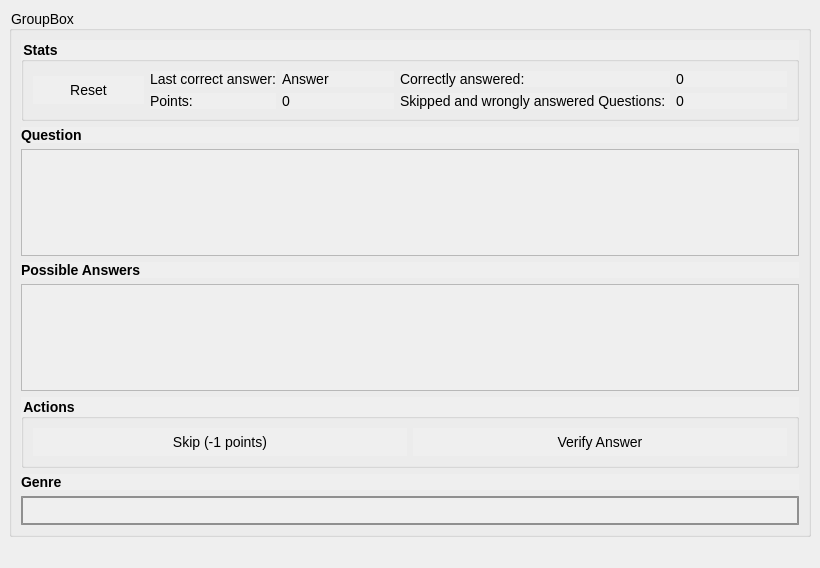
<?xml version="1.0" encoding="UTF-8"?>
<ui version="4.0">
 <class>MainWindow</class>
 <widget class="QMainWindow" name="MainWindow">
  <property name="geometry">
   <rect>
    <x>0</x>
    <y>0</y>
    <width>820</width>
    <height>568</height>
   </rect>
  </property>
  <property name="windowTitle">
   <string>Glumboi's Trivia</string>
  </property>
  <property name="styleSheet">
   <string notr="true">/*===========================================================================
 * Colors
 *===========================================================================*/

/*===========================================================================
 * QWidget
 *===========================================================================*/
QWidget 
{
    background: palette(window);
    font-family: &quot;Segoe UI&quot;;
    font-size: 14px;
}


/*===========================================================================
 * QPushButton
 *===========================================================================*/
QPushButton
{
	background: palette(button);
    border: 2px solid transparent;
    padding-left: 14px;
    padding-right: 14px;
    padding-top: 4px;
    padding-bottom: 4px;
}

QPushButton:hover
{
    border: 2px solid rgba(0, 0, 0, 102);
}

QPushButton:pressed
{
    border: 2px solid transparent;
    background: rgba(0, 0, 0, 102);
}

QPushButton:checked:!pressed:enabled
{
	background: rgb(0, 99, 177);
    color: rgb(255, 255, 255);
}

QPushButton:checked:!pressed:hover:enabled
{
	border: 2px solid  rgb(0, 0, 0);
}



/*===========================================================================
 * QToolButton
 *===========================================================================*/
QToolButton
{
	background: transparent;
    border: none;
    padding-left: 16px;
    padding-right: 16px;
    padding-top: 6px;
    padding-bottom: 6px;
}

QToolButton:hover
{
	background: palette(button);
}

QToolButton:pressed
{
	  background: palette(dark);
}

QToolButton:checked:!pressed:enabled
{
	  background: rgb(0, 99, 177);
      color: rgb(255, 255, 255);
}


/*===========================================================================
 * QRadioButton
 *===========================================================================*/
QRadioButton::indicator
{
	border: none;
    width: 20px;
    height: 20px;
    image-position: center;
    image: url(:/style/images/radiobutton.svg);
}

QRadioButton::indicator:disabled
{
    image: url(:/style/images/radiobutton_disabled.svg);
}

QRadioButton::indicator:hover
{
    image: url(:/style/images/radiobutton_hover.svg);
}

QRadioButton::indicator:checked
{
    image: url(:/style/images/radiobutton_checked.svg);
}

QRadioButton::indicator:checked:disabled
{
    image: url(:/style/images/radiobutton_checked_disabled.svg);
}


QRadioButton::indicator:checked:hover
{
    image: url(:/style/images/radiobutton_checked_hover.svg);
}


/*===========================================================================
 * QComboBox
 *===========================================================================*/
QComboBox
{
    border: 2px solid rgba(0, 0, 0, 102);
    padding-left: 10px;
    padding-right: 10px;
    padding-top: 3px;
    padding-bottom: 4px;
}


QComboBox:hover:!pressed
{
    border-color: rgb(102, 102, 102);
}

QComboBox::pressed
{
    background: rgb(204, 204, 204);
}

QComboBox QAbstractItemView
 {
    border: 1px solid rgb(204, 204, 204);
    background: rgb(242, 242, 242);
    selection-background-color: lightgray;
   padding-left: 9px;
   padding-right: 9px;
}

QComboBox QAbstractItemView::item
{
	padding-top: 3px;
    padding-bottom: 4px;
}


QComboBox::drop-down
{
    border: none;
    padding-right: 8px;
}

QComboBox::down-arrow
{
    image: url(:/style/images/checkbox_down_arrow.svg);
    height: 6px;
    width: 12px;
}


/*===========================================================================
 * QCheckBox
 *===========================================================================*/
.QCheckBox::indicator
{
	width: 16px;
    height: 16px;
    border: 2px solid rgb(0, 0, 0);
}


.QCheckBox::indicator:disabled
{
    border: 2px solid rgb(172, 172, 172);
}


.QCheckBox::indicator::pressed
{
    border: 2px solid rgb(102, 102, 102);
    background: rgb(102, 102, 102);
}

.QCheckBox::indicator:checked
{
    image: url(:/style/images/checkbox_checked.svg);
}

.QCheckBox::indicator:checked:!pressed
{
    border: 2px solid rgb(0, 99, 177);
    background: rgb(0, 99, 177);
    image: url(:/style/images/checkbox_checked.svg);
}

.QCheckBox::indicator:checked:!pressed:hover
{
    border: 2px solid rgb(0, 0, 0);
}


.QCheckBox::indicator:indeterminate
 {
    image: url(:/style/images/checkbox_indeterminate.svg);
    border: 2px solid rgb(0, 99, 177);
}


/*===========================================================================
 * CToggleSwitch
 *===========================================================================*/
CToggleSwitch
{
    min-height: 24px;
}


CToggleSwitch::indicator
{
   image: url(:/style/images/toggleswitch_off.svg);
   image-position: center;
   width: 44px;
   height: 24px;
   padding: 0px;
}


CToggleSwitch::indicator::checked
{
   image: url(:/style/images/toggleswitch_on.svg);
   image-position: center;
}


/*===========================================================================
 * QToolBar
 *===========================================================================*/
 QMenuBar
 {
    background: palette(midlight);
    padding-bottom: 2px;
 }


QMenuBar::item
{
   background: none;
   border: none;
   padding-bottom: 10px;
   padding-top: 11px;
   padding-left: 12px;
   padding-right: 12px;
}


QMenuBar::item:selected
{
   background: rgba(0, 0, 0, 30);
   border: none;
}
</string>
  </property>
  <widget class="QWidget" name="centralwidget">
   <layout class="QGridLayout" name="gridLayout">
    <item row="0" column="0">
     <widget class="QGroupBox" name="groupBox_Genre">
      <property name="title">
       <string>GroupBox</string>
      </property>
      <layout class="QVBoxLayout" name="verticalLayout_2">
       <item>
        <widget class="QGroupBox" name="groupBox_2">
         <property name="font">
          <font>
           <family>Segoe UI</family>
           <pointsize>-1</pointsize>
           <bold>true</bold>
          </font>
         </property>
         <property name="title">
          <string>Stats</string>
         </property>
         <layout class="QGridLayout" name="gridLayout_2">
          <item row="0" column="3">
           <widget class="QLabel" name="label_5">
            <property name="text">
             <string>Correctly answered:</string>
            </property>
           </widget>
          </item>
          <item row="1" column="2">
           <widget class="QLabel" name="label_Points">
            <property name="text">
             <string>0</string>
            </property>
           </widget>
          </item>
          <item row="0" column="2">
           <widget class="QLabel" name="label_LastCorrect">
            <property name="text">
             <string>Answer</string>
            </property>
           </widget>
          </item>
          <item row="0" column="1">
           <widget class="QLabel" name="label_7">
            <property name="text">
             <string>Last correct answer:</string>
            </property>
           </widget>
          </item>
          <item row="1" column="3">
           <widget class="QLabel" name="label_3">
            <property name="text">
             <string>Skipped and wrongly answered Questions: </string>
            </property>
           </widget>
          </item>
          <item row="1" column="1">
           <widget class="QLabel" name="label_4">
            <property name="text">
             <string>Points: </string>
            </property>
           </widget>
          </item>
          <item row="0" column="0" rowspan="2">
           <widget class="QPushButton" name="pushButton_Reset">
            <property name="text">
             <string>Reset</string>
            </property>
           </widget>
          </item>
          <item row="0" column="4">
           <widget class="QLabel" name="label_Correct">
            <property name="text">
             <string>0</string>
            </property>
           </widget>
          </item>
          <item row="1" column="4">
           <widget class="QLabel" name="label_Skipped">
            <property name="text">
             <string>0</string>
            </property>
           </widget>
          </item>
         </layout>
        </widget>
       </item>
       <item>
        <widget class="QLabel" name="label">
         <property name="font">
          <font>
           <family>Segoe UI</family>
           <pointsize>-1</pointsize>
           <bold>true</bold>
          </font>
         </property>
         <property name="text">
          <string>Question</string>
         </property>
        </widget>
       </item>
       <item>
        <layout class="QVBoxLayout" name="verticalLayout">
         <item>
          <widget class="QTextEdit" name="textEdit_Question">
           <property name="readOnly">
            <bool>true</bool>
           </property>
          </widget>
         </item>
        </layout>
       </item>
       <item>
        <widget class="QLabel" name="label_2">
         <property name="font">
          <font>
           <family>Segoe UI</family>
           <pointsize>-1</pointsize>
           <bold>true</bold>
          </font>
         </property>
         <property name="text">
          <string>Possible Answers</string>
         </property>
        </widget>
       </item>
       <item>
        <widget class="QListWidget" name="listWidget_Answers"/>
       </item>
       <item>
        <widget class="QGroupBox" name="groupBox">
         <property name="font">
          <font>
           <family>Segoe UI</family>
           <pointsize>-1</pointsize>
           <bold>true</bold>
          </font>
         </property>
         <property name="title">
          <string>Actions</string>
         </property>
         <layout class="QHBoxLayout" name="horizontalLayout_3">
          <item>
           <widget class="QPushButton" name="pushButton_Skip">
            <property name="text">
             <string>Skip (-1 points)</string>
            </property>
           </widget>
          </item>
          <item>
           <widget class="QPushButton" name="pushButton_Verify">
            <property name="text">
             <string>Verify Answer</string>
            </property>
           </widget>
          </item>
         </layout>
        </widget>
       </item>
       <item>
        <widget class="QLabel" name="label_6">
         <property name="font">
          <font>
           <family>Segoe UI</family>
           <pointsize>-1</pointsize>
           <bold>true</bold>
          </font>
         </property>
         <property name="text">
          <string>Genre</string>
         </property>
        </widget>
       </item>
       <item>
        <widget class="QComboBox" name="comboBox_Genre"/>
       </item>
      </layout>
     </widget>
    </item>
   </layout>
  </widget>
  <widget class="QMenuBar" name="menubar">
   <property name="geometry">
    <rect>
     <x>0</x>
     <y>0</y>
     <width>820</width>
     <height>40</height>
    </rect>
   </property>
  </widget>
  <widget class="QStatusBar" name="statusbar"/>
 </widget>
 <resources/>
 <connections/>
</ui>
